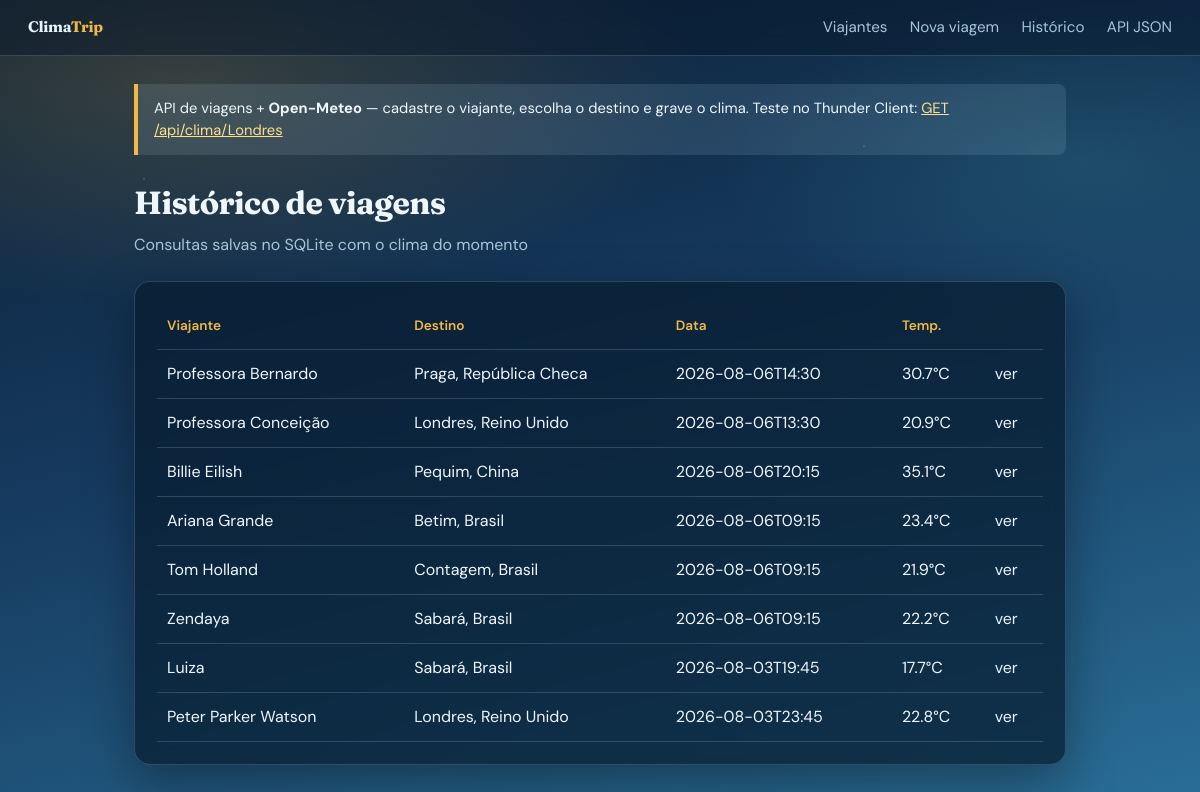
Page /viagens on the committed database.
### models/viagem.py (models this page shows, shortened)
class Viagem(ModeloBase):
    __tablename__ = "viagens"
    viajante_id = db.Column(db.Integer, db.ForeignKey("viajantes.id"), nullable=False)
    destino = db.Column(db.String(120), nullable=False)
    pais = db.Column(db.String(80), default="")
    latitude = db.Column(db.Float, nullable=False)
    longitude = db.Column(db.Float, nullable=False)
    data_consulta = db.Column(db.String(30), nullable=False)
    temperatura_c = db.Column(db.Float, nullable=False)
    vento_kmh = db.Column(db.Float, nullable=False)
    umidade = db.Column(db.Integer, nullable=True)
    codigo_clima = db.Column(db.Integer, nullable=True)
    descricao_clima = db.Column(db.String(80), default="")
    viajante = db.relationship("Viajante", back_populates="viagens")
    @classmethod
    def listar(cls):
        return cls.query.order_by(cls.id.desc()).all()

### models/viajante.py (models this page shows, shortened)
class Viajante(ModeloBase):
    __tablename__ = "viajantes"
    nome = db.Column(db.String(120), nullable=False, unique=True)
    viagens = db.relationship(
        "Viagem",
        back_populates="viajante",
        cascade="all, delete-orphan",
        lazy="dynamic",
    )

### controllers/viagens_controller.py (the view)
@viagens_bp.route("/viagens")
def lista_viagens():
    return render_template("lista_viagens.html", viagens=Viagem.listar())

### views/templates/lista_viagens.html (shortened to what this page needs)
{% extends "layout.html" %}
{% block content %}
<h1>Histórico de viagens</h1>
<p class="subtitulo">Consultas salvas no SQLite com o clima do momento</p>
<section class="painel">
    {% if viagens %}
    <table class="tabela">
        <thead>
            <tr>
                <th>Viajante</th>
                <th>Destino</th>
                <th>Data</th>
                <th>Temp.</th>
                <th></th>
            </tr>
        </thead>
        <tbody>
            {% for v in viagens %}
            <tr>
                <td>{{ v.viajante.nome }}</td>
                <td>{{ v.destino }}{% if v.pais %}, {{ v.pais }}{% endif %}</td>
                <td>{{ v.data_consulta }}</td>
                <td>{{ v.temperatura_c }}°C</td>
                <td><a href="{{ url_for('viagens.detalhe_viagem', viagem_id=v.id) }}">ver</a></td>
            </tr>
            {% endfor %}
        </tbody>
    </table>
    {% else %}
    <p class="vazio">Nenhuma viagem registrada.</p>
    {% endif %}
</section>
{% endblock %}

### views/static/css/style.css (style rules this page uses)
* { box-sizing: border-box; }
:root { --céu-topo: #0b1f33; --céu-meio: #163a5f; --céu-baixo: #2a6f97; --névoa: rgba(186, 230, 253, 0.12); --sol: #f4b942; --sol-suave: #ffe08a; --gelo: #e8f4fc; --texto: #f0f7fc; --texto-suave: #a8c5d8; --card: rgba(8, 28, 48, 0.72); --borda: rgba(168, 197, 216, 0.22); --erro: #ff7b72; --sucesso: #5eead4; --sombra: 0 18px 50px rgba(0, 0, 0, 0.35); }
body { margin: 0; min-height: 100vh; font-family: "DM Sans", sans-serif; color: var(--texto); background: radial-gradient(ellipse 80% 50% at 15% 10%, rgba(244, 185, 66, 0.18), transparent 55%), radial-gradient(ellipse 60% 40% at 90% 20%, rgba(94, 234, 212, 0.12), transparent 50%), linear-gradient(165deg, var(--céu-topo) 0%, var(--céu-meio) 45%, var(--céu-baixo) 100%); background-attachment: fixed; line-height: 1.5; }
body::before { content: ""; position: fixed; inset: 0; pointer-events: none; background-image: radial-gradient(1.5px 1.5px at 12% 22%, rgba(255, 255, 255, 0.35), transparent), radial-gradient(1px 1px at 38% 68%, rgba(255, 255, 255, 0.25), transparent), radial-gradient(1.5px 1.5px at 72% 18%, rgba(255, 255, 255, 0.3), transparent), radial-gradient(1px 1px at 88% 55%, rgba(255, 255, 255, 0.2), transparent); animation: drift 40s linear infinite; opacity: 0.7; z-index: 0; }
h1 { font-family: "Fraunces", serif; font-size: 2rem; margin: 0 0 0.35rem; letter-spacing: -0.02em; }
.subtitulo { color: var(--texto-suave); margin: 0 0 1.5rem; }
.painel { background: var(--card); border: 1px solid var(--borda); border-radius: 16px; padding: 1.4rem; box-shadow: var(--sombra); backdrop-filter: blur(12px); animation: fade-up 0.75s ease both; }
.tabela { width: 100%; border-collapse: collapse; }
.tabela th, .tabela td { padding: 0.75rem 0.6rem; text-align: left; border-bottom: 1px solid var(--borda); }
.tabela th { color: var(--sol); font-weight: 600; font-size: 0.85rem; }
.tabela a { color: var(--gelo); text-decoration: none; }

### rows in the picture
Viagem: viajante.nome "Professora Bernardo", destino "Praga", pais "República Checa", data_consulta "2026-08-06T14:30", temperatura_c "30.7"
Viagem: viajante.nome "Professora Conceição", destino "Londres", pais "Reino Unido", data_consulta "2026-08-06T13:30", temperatura_c "20.9"
Viagem: viajante.nome "Billie Eilish", destino "Pequim", pais "China", data_consulta "2026-08-06T20:15", temperatura_c "35.1"
Viagem: viajante.nome "Ariana Grande", destino "Betim", pais "Brasil", data_consulta "2026-08-06T09:15", temperatura_c "23.4"
Viagem: viajante.nome "Tom Holland", destino "Contagem", pais "Brasil", data_consulta "2026-08-06T09:15", temperatura_c "21.9"
Viagem: viajante.nome "Zendaya", destino "Sabará", pais "Brasil", data_consulta "2026-08-06T09:15", temperatura_c "22.2"
Viagem: viajante.nome "Luiza", destino "Sabará", pais "Brasil", data_consulta "2026-08-03T19:45", temperatura_c "17.7"
Viagem: viajante.nome "Peter Parker Watson", destino "Londres", pais "Reino Unido", data_consulta "2026-08-03T23:45", temperatura_c "22.8"
